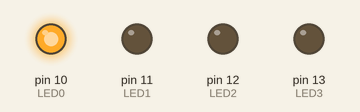
Recording of a sketch running on a simulated Arduino Uno, built with avr-gcc and run on an emulated ATmega328P. Shown: output pins drawn as LEDs (lit = HIGH).

Above: at 0.2 s.
At 1.2 s:
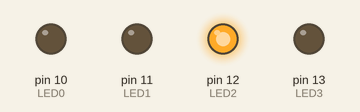
At 2.0 s:
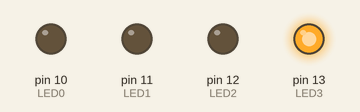
At 4.7 s:
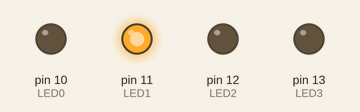
Timing chart, 0 to 5.2 s (numbered marks = the images above):
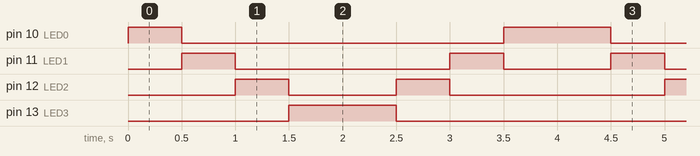

The sketch:

Frimware_E04.ino
```cpp
//" ¡No copies y pegues el código, analízalo e inspirate en el! "
/*************************************************************************
 *   Copyright (C) 2023 Jesús Camarena                                   *
 *   jesus.garzacmn@uanl.edu.mx                                          *
 *   Licencia: Attribution-NonCommercial-ShareAlike 3.0(CC-BY-NC-SA 3.0) *
 *   https://creativecommons.org/licenses/by-nc-sa/3.0/                  *
 *                                                                       *
 *   Ejemplo:                                                            *
 *   Dispositivo: Arduino UNO                                            *
 *   Lenguaje: Arduino                                                   *
 *   Rev: 1.0                                                            *
 *                                                     Fecha: 25/03/23   *
 ************************************************************************/
//--------------------------------INICO---------------------------------//
//--Constantes
#define RETARDO 500

//--Variables
//byte iteracion = 0;

//--Etiquetas
#define LED0 10
#define LED1 11
#define LED2 12
#define LED3 13

//--------------------------------SETUP---------------------------------//
void setup()
{
//Configurar el pines como salidas
  //--Outputs
  pinMode(LED0,OUTPUT); // Pin D13 es una salida
  pinMode(LED1,OUTPUT); // Pin D12 es una salida
  pinMode(LED2,OUTPUT); // Pin D13 es una salida
  pinMode(LED3,OUTPUT); // Pin D12 es una salida
}//Fin setup

//---------------------------------LOOP---------------------------------//
void loop()//while(1)
{
  Secuencia_leds_for_left();    // llama a la función
  Secuencia_leds_while_right(); // llama a la función
}//Fin loop

//-----------------------------FUNCIONES()------------------------------//
//***********************************************************************
//* Descripcion: Funcion de leds que se encienden
//* Prototype: void Encender_leds(void);
//* Call: Encender_leds();
//* Retorno: void
//* Argumentos: void
//***********************************************************************
void Encender_leds(void)
{
  digitalWrite(LED0, HIGH);// LED0 esta encendido
  digitalWrite(LED1, HIGH);// LED1 esta encendido
  digitalWrite(LED2, HIGH);// LED2 esta encendido
  digitalWrite(LED3, HIGH);// LED3 esta encendido
}//Fin_Encender_leds

//***********************************************************************
//* Descripcion: Funcion de leds que se apagan
//* Prototype: void Apagar_leds(void);
//* Call: Apagar_leds();
//* Retorno: void
//* Argumentos: void
//***********************************************************************
void Apagar_leds(void)
{
  digitalWrite(LED0, LOW);// LED0 esta apagado
  digitalWrite(LED1, LOW);// LED1 esta apagado
  digitalWrite(LED2, LOW);// LED2 esta apagado
  digitalWrite(LED3, LOW);// LED3 esta apagado
}//Fin_Apagar_leds

//***********************************************************************
//* Descripcion: Funcion de leds que se desplazan a la izquierda
//* Prototype: void Secuencia_leds_for(void);
//* Call: Secuencia_leds_for();
//* Retorno: void
//* Argumentos: void
//***********************************************************************
void Secuencia_leds_for_left(void)
{
  //Inicia en el LED0 -> 10 y termina en el LED3 -> 13
  // la varible i inicia en 10
  // la varible i se compara si es menor que 14
  // la varible i se incrementa en 1 si no se cumple
  for (byte i = 10;i<14;i++)
  {
    digitalWrite(i, HIGH);// Enciende el numero del led elegido
    delay(RETARDO);       // Retardo
    digitalWrite(i, LOW); // Apaga el numero del led elegido
  }//Finfor
}//Fin_Secuencia_leds_for_left

//***********************************************************************
//* Descripcion: Funcion de leds que se desplazan a la derecha
//* Prototype: void Secuencia_leds_while(void);
//* Call: Secuencia_leds_while();
//* Retorno: void
//* Argumentos: void
//***********************************************************************
void Secuencia_leds_while_right(void)
{
  //Inicia en el LED3 -> 10 y termina en el LED3 -> 13
  byte iteracion = 13; // la varible iteracion inicia en 13
  while (iteracion > 9) // // la varible iteracion se compara si es menor que 9
  {
    digitalWrite(iteracion, HIGH);// Enciende el numero del led elegido
    delay(RETARDO);               // Retardo
    digitalWrite(iteracion, LOW); // Apaga el numero del led elegido
    iteracion--;                 // iteracion se decrementa en 1
  }//Fin_while
}//Fin_Secuencia_leds_while_right
```

Measured:
- by itself, pin 10 (LED0): repeats every 4.0 s: LOW 3.0 s, HIGH 1.0 s
- by itself, pin 11 (LED1): repeats every 4.0 s: LOW 2.0 s, HIGH 0.50 s, LOW 1.0 s, HIGH 0.50 s
- by itself, pin 12 (LED2): repeats every 4.0 s: LOW 1.0 s, HIGH 0.50 s, LOW 2.0 s, HIGH 0.50 s
- by itself, pin 13 (LED3): alternates HIGH for 1.0 s and LOW for 3.0 s
